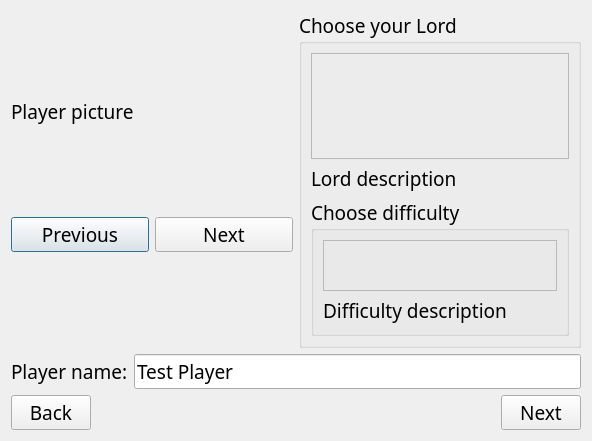
<?xml version="1.0" encoding="UTF-8"?>
<ui version="4.0">
 <class>PlayerSetupDialog</class>
 <widget class="QDialog" name="PlayerSetupDialog">
  <property name="geometry">
   <rect>
    <x>0</x>
    <y>0</y>
    <width>592</width>
    <height>441</height>
   </rect>
  </property>
  <property name="font">
   <font>
    <family>EB Garamond</family>
    <pointsize>14</pointsize>
   </font>
  </property>
  <property name="windowTitle">
   <string>Dialog</string>
  </property>
  <layout class="QVBoxLayout" name="verticalLayout_2">
   <item>
    <layout class="QVBoxLayout" name="verticalLayout">
     <item>
      <layout class="QHBoxLayout" name="horizontalLayout_6">
       <item>
        <layout class="QVBoxLayout" name="verticalLayout_7">
         <item>
          <widget class="QLabel" name="lblPlayerPic">
           <property name="sizePolicy">
            <sizepolicy hsizetype="Fixed" vsizetype="Fixed">
             <horstretch>0</horstretch>
             <verstretch>0</verstretch>
            </sizepolicy>
           </property>
           <property name="minimumSize">
            <size>
             <width>0</width>
             <height>200</height>
            </size>
           </property>
           <property name="text">
            <string>Player picture</string>
           </property>
          </widget>
         </item>
         <item>
          <layout class="QHBoxLayout" name="horizontalLayout">
           <item>
            <widget class="QPushButton" name="btnPrevPic">
             <property name="text">
              <string>Previous</string>
             </property>
            </widget>
           </item>
           <item>
            <widget class="QPushButton" name="btnNextPic">
             <property name="text">
              <string>Next</string>
             </property>
            </widget>
           </item>
          </layout>
         </item>
         <item>
          <spacer name="verticalSpacer">
           <property name="orientation">
            <enum>Qt::Vertical</enum>
           </property>
           <property name="sizeHint" stdset="0">
            <size>
             <width>20</width>
             <height>40</height>
            </size>
           </property>
          </spacer>
         </item>
        </layout>
       </item>
       <item>
        <layout class="QVBoxLayout" name="verticalLayout_6">
         <item>
          <widget class="QGroupBox" name="groupBox">
           <property name="title">
            <string>Choose your Lord</string>
           </property>
           <layout class="QVBoxLayout" name="verticalLayout_4">
            <item>
             <layout class="QVBoxLayout" name="verticalLayout_3">
              <item>
               <layout class="QHBoxLayout" name="horizontalLayout_3">
                <item>
                 <widget class="QFrame" name="frame">
                  <property name="frameShape">
                   <enum>QFrame::StyledPanel</enum>
                  </property>
                  <property name="frameShadow">
                   <enum>QFrame::Raised</enum>
                  </property>
                  <layout class="QHBoxLayout" name="horizontalLayout_4">
                   <item>
                    <widget class="SelectWidget" name="LordSelector" native="true"/>
                   </item>
                  </layout>
                 </widget>
                </item>
               </layout>
              </item>
              <item>
               <widget class="QLabel" name="lblLordDescription">
                <property name="sizePolicy">
                 <sizepolicy hsizetype="Preferred" vsizetype="Fixed">
                  <horstretch>0</horstretch>
                  <verstretch>0</verstretch>
                 </sizepolicy>
                </property>
                <property name="text">
                 <string>Lord description</string>
                </property>
               </widget>
              </item>
             </layout>
            </item>
            <item>
             <widget class="QGroupBox" name="groupBox_2">
              <property name="title">
               <string>Choose difficulty</string>
              </property>
              <layout class="QVBoxLayout" name="verticalLayout_5">
               <item>
                <widget class="QFrame" name="frame_2">
                 <property name="frameShape">
                  <enum>QFrame::StyledPanel</enum>
                 </property>
                 <property name="frameShadow">
                  <enum>QFrame::Raised</enum>
                 </property>
                 <layout class="QHBoxLayout" name="horizontalLayout_5">
                  <item>
                   <widget class="SelectWidget" name="DifficultySelector" native="true"/>
                  </item>
                 </layout>
                </widget>
               </item>
               <item>
                <widget class="QLabel" name="lblComplexityDescription">
                 <property name="sizePolicy">
                  <sizepolicy hsizetype="Preferred" vsizetype="Fixed">
                   <horstretch>0</horstretch>
                   <verstretch>0</verstretch>
                  </sizepolicy>
                 </property>
                 <property name="text">
                  <string>Difficulty description</string>
                 </property>
                </widget>
               </item>
              </layout>
             </widget>
            </item>
           </layout>
          </widget>
         </item>
        </layout>
       </item>
      </layout>
     </item>
     <item>
      <layout class="QHBoxLayout" name="horizontalLayout_7">
       <item>
        <widget class="QLabel" name="lblPlayerName">
         <property name="text">
          <string>Player name:</string>
         </property>
        </widget>
       </item>
       <item>
        <widget class="QLineEdit" name="txtPlayerName">
         <property name="text">
          <string>Test Player</string>
         </property>
        </widget>
       </item>
      </layout>
     </item>
     <item>
      <layout class="QHBoxLayout" name="horizontalLayout_2">
       <item>
        <widget class="QPushButton" name="btnCancel">
         <property name="text">
          <string>Back</string>
         </property>
        </widget>
       </item>
       <item>
        <spacer name="horizontalSpacer">
         <property name="orientation">
          <enum>Qt::Horizontal</enum>
         </property>
         <property name="sizeHint" stdset="0">
          <size>
           <width>40</width>
           <height>20</height>
          </size>
         </property>
        </spacer>
       </item>
       <item>
        <widget class="QPushButton" name="btnNext">
         <property name="text">
          <string>Next</string>
         </property>
        </widget>
       </item>
      </layout>
     </item>
    </layout>
   </item>
  </layout>
 </widget>
 <customwidgets>
  <customwidget>
   <class>SelectWidget</class>
   <extends>QWidget</extends>
   <header>client/ui/player_setup_dialog.h</header>
   <container>1</container>
  </customwidget>
 </customwidgets>
 <resources/>
 <connections/>
</ui>
